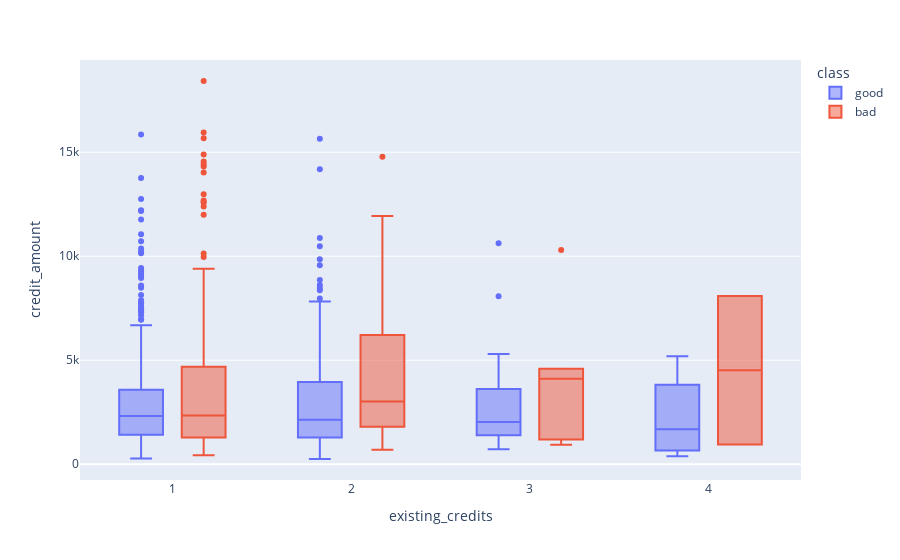

Notebook code for this chart:
### Markdown cell above
## Existing Credits vs Credit Amount and Duration

### Code cell
px.box(df,x="existing_credits",y="credit_amount",color="class")

### Figure 1 — Plotly figure (JSON) as saved in the notebook; plotly's stock layout.template omitted (floating-point values rounded to 4 significant figures; data arrays with more than 128 entries replaced by an {"elided": "..."} marker saying what was removed)
{"data": [{"alignmentgroup": "True", "hovertemplate": "class=good<br>existing_credits=%{x}<br>credit_amount=%{y}<extra></extra>", "legendgroup": "good", "marker": {"color": "#636efa"}, "name": "good", "notched": false, "offsetgroup": "good", "orientation": "v", "showlegend": true, "type": "box", "x": {"elided": "700 int values"}, "x0": " ", "xaxis": "x", "y": {"elided": "700 int values"}, "y0": " ", "yaxis": "y"}, {"alignmentgroup": "True", "hovertemplate": "class=bad<br>existing_credits=%{x}<br>credit_amount=%{y}<extra></extra>", "legendgroup": "bad", "marker": {"color": "#EF553B"}, "name": "bad", "notched": false, "offsetgroup": "bad", "orientation": "v", "showlegend": true, "type": "box", "x": {"elided": "300 int values"}, "x0": " ", "xaxis": "x", "y": {"elided": "300 int values"}, "y0": " ", "yaxis": "y"}], "layout": {"boxmode": "group", "legend": {"title": {"text": "class"}, "tracegroupgap": 0}, "margin": {"t": 60}, "xaxis": {"anchor": "y", "domain": [0, 1], "title": {"text": "existing_credits"}}, "yaxis": {"anchor": "x", "domain": [0, 1], "title": {"text": "credit_amount"}}}}
